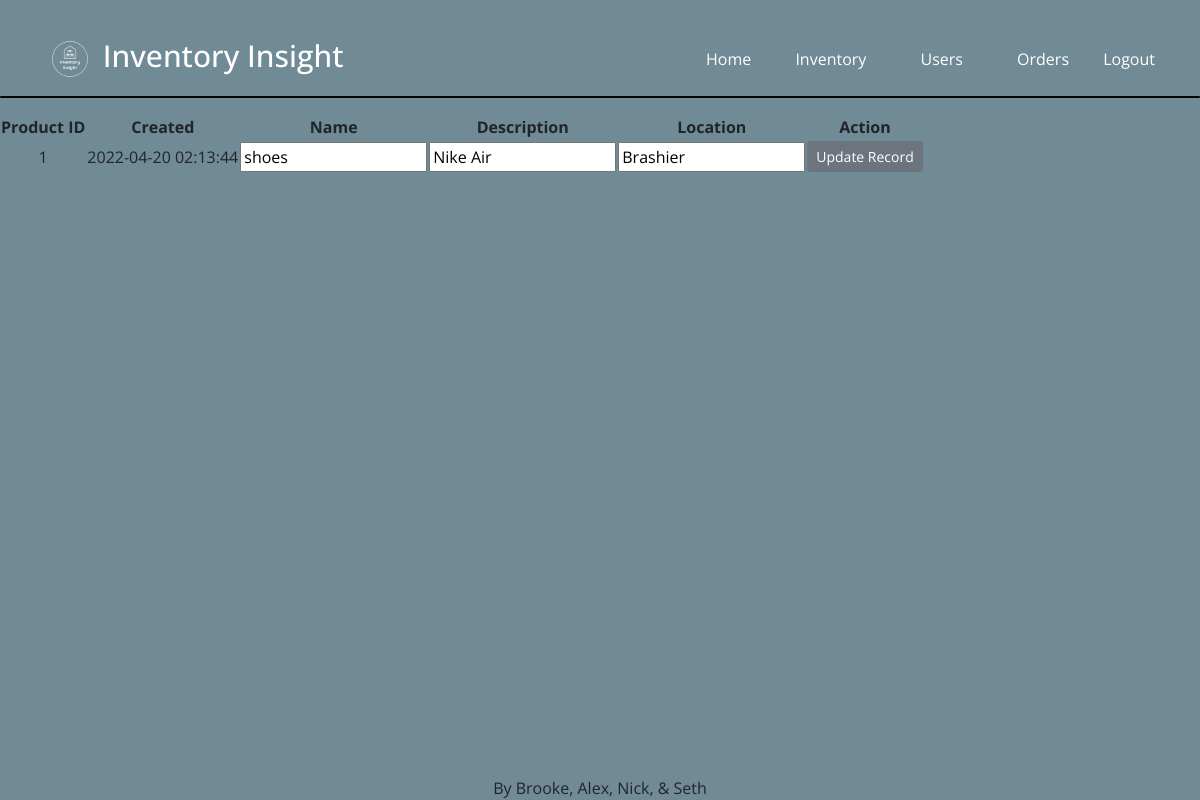
Screenshot of /inventory/update/1 with the database file from the repository.
### tables this page shows
CREATE TABLE inventory (
    id INTEGER PRIMARY KEY,
    created TIMESTAMP NOT NULL DEFAULT CURRENT_TIMESTAMP,
    updated TIMESTAMP NOT NULL DEFAULT CURRENT_TIMESTAMP,
    itemName TEXT,
    description TEXT NOT NULL,
    location TEXT NOT NULL
);

### app.py (the view, shortened to what this page needs)
@app.route('/inventory/update/<int:id>', methods=["GET","POST"] )
def inventoryUpdate(id):
    if request.method == "GET":
        conn = get_db_connection()
        inventory = conn.execute("SELECT * FROM inventory WHERE id={}".format(id)).fetchall()
        conn.close()
        return render_template('inventoryupdate.html', inventory=inventory)

### app.py (called while the page is built)
def get_db_connection():
    conn = sqlite3.connect('database.db')
    conn.row_factory = sqlite3.Row
    return conn

### templates/inventoryupdate.html
{% extends 'base2.html' %}
{% block content %}
<table id="tabledata">
    <tr>
        <th>Product ID</th>
        <th>Created</th>
        <th>Name</th>
        <th>Description</th>
        <th>Location</th>
        <th>Action</th>
    </tr>
    {% for item in inventory %}
    <tr>
        <td class="c2">{{item.id}}</td>
        <td class="c3">{{item.created}}</td>
        <td class="c4"> <input type="text" id="itemName" name="itemName" placeholder={{item.itemName}} form="update_form" value="{{item.itemName}}"></td>
        <td class="c5"><input type="text" id="description" name="description" placeholder={{item.description}} form="update_form"  value="{{item.description}}"></td>
        <td class="c6"><input type="text" id="location" name="location" placeholder={{item.location}} form="update_form" value="{{item.location}}"></td>
        <td>
            <form action="/inventory/update/{{item.id}}" method="POST" id="update_form">
            <input type="submit" class="btn btn-secondary btn-sm" value="Update Record" form="update_form">
        </td>
    </tr>
    {% endfor %}
    </table>
{% endblock %}

### static/css/style.css (style rules this page uses)
body { font-family: "Open Sans", -apple-system, BlinkMacSystemFont, "Segoe UI", Roboto, "Helvetica Neue", Arial, "Noto Sans", sans-serif, "Apple Color Emoji", "Segoe UI Emoji", "Segoe UI Symbol", "Noto Color Emoji"; background-color: #708a96; height: auto; position: relative; }
body:before { content: ""; position: absolute; top: 0; left: 0; right: 0; bottom: 0; background: rgba(0, 0, 0, 0.5); -webkit-transition: .3s all ease; -o-transition: .3s all ease; transition: .3s all ease; opacity: 0; visibility: hidden; z-index: 1; }

### rows the page displays
inventory: id "1", created "2022-04-20 02:13:44", itemName "shoes", description "Nike Air", location "Brashier"
